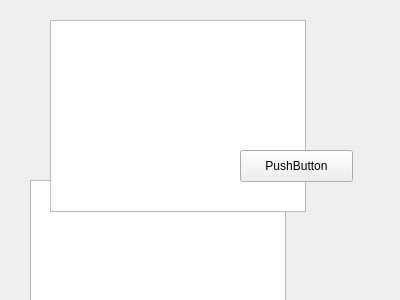
<?xml version="1.0" encoding="UTF-8"?>
<ui version="4.0">
 <class>test</class>
 <widget class="QWidget" name="test">
  <property name="geometry">
   <rect>
    <x>0</x>
    <y>0</y>
    <width>400</width>
    <height>300</height>
   </rect>
  </property>
  <property name="windowTitle">
   <string>Form</string>
  </property>
  <widget class="QPushButton" name="pushButton">
   <property name="geometry">
    <rect>
     <x>50</x>
     <y>120</y>
     <width>113</width>
     <height>32</height>
    </rect>
   </property>
   <property name="text">
    <string>PushButton</string>
   </property>
  </widget>
  <widget class="QRadioButton" name="radioButton">
   <property name="geometry">
    <rect>
     <x>220</x>
     <y>180</y>
     <width>102</width>
     <height>20</height>
    </rect>
   </property>
   <property name="text">
    <string>RadioButton</string>
   </property>
  </widget>
  <widget class="QCheckBox" name="checkBox">
   <property name="geometry">
    <rect>
     <x>210</x>
     <y>50</y>
     <width>87</width>
     <height>20</height>
    </rect>
   </property>
   <property name="text">
    <string>CheckBox</string>
   </property>
  </widget>
  <widget class="QTreeView" name="treeView">
   <property name="geometry">
    <rect>
     <x>30</x>
     <y>180</y>
     <width>256</width>
     <height>192</height>
    </rect>
   </property>
  </widget>
  <widget class="QListView" name="listView">
   <property name="geometry">
    <rect>
     <x>50</x>
     <y>20</y>
     <width>256</width>
     <height>192</height>
    </rect>
   </property>
  </widget>
  <widget class="QPushButton" name="pushButton_2">
   <property name="geometry">
    <rect>
     <x>240</x>
     <y>150</y>
     <width>113</width>
     <height>32</height>
    </rect>
   </property>
   <property name="text">
    <string>PushButton</string>
   </property>
  </widget>
 </widget>
 <resources/>
 <connections/>
</ui>
